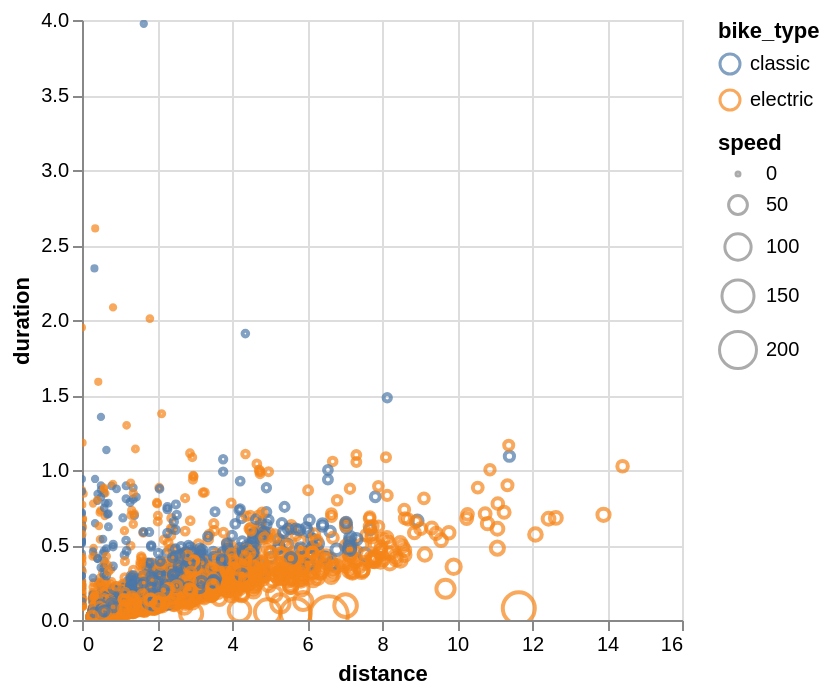

The cell this chart's notebook holds for it:
### Code cell
chart = trips_speed.plot.scatter(
    x="distance",
    y="duration",
    color="bike_type:N", 
    size="speed" 
)

display(chart)

### Figure 1 — Vega-Lite specification as saved in the notebook (floating-point values rounded to 4 significant figures; data arrays with more than 128 entries replaced by an {"elided": "..."} marker saying what was removed)
{"config": {"view": {"continuousWidth": 300, "continuousHeight": 300}}, "data": {"name": "data-4900d3f40b73a309f243507621bc0a62"}, "mark": {"type": "point", "tooltip": true}, "encoding": {"color": {"field": "bike_type", "type": "nominal"}, "size": {"field": "speed", "type": "quantitative"}, "x": {"field": "distance", "type": "quantitative"}, "y": {"field": "duration", "type": "quantitative"}}, "params": [{"name": "param_1e9efca18e7a2868", "select": {"type": "interval", "encodings": ["x", "y"]}, "bind": "scales"}], "$schema": "https://vega.github.io/schema/vega-lite/v6.4.1.json", "datasets": {"data-4900d3f40b73a309f243507621bc0a62": {"elided": "4963 records"}}}
